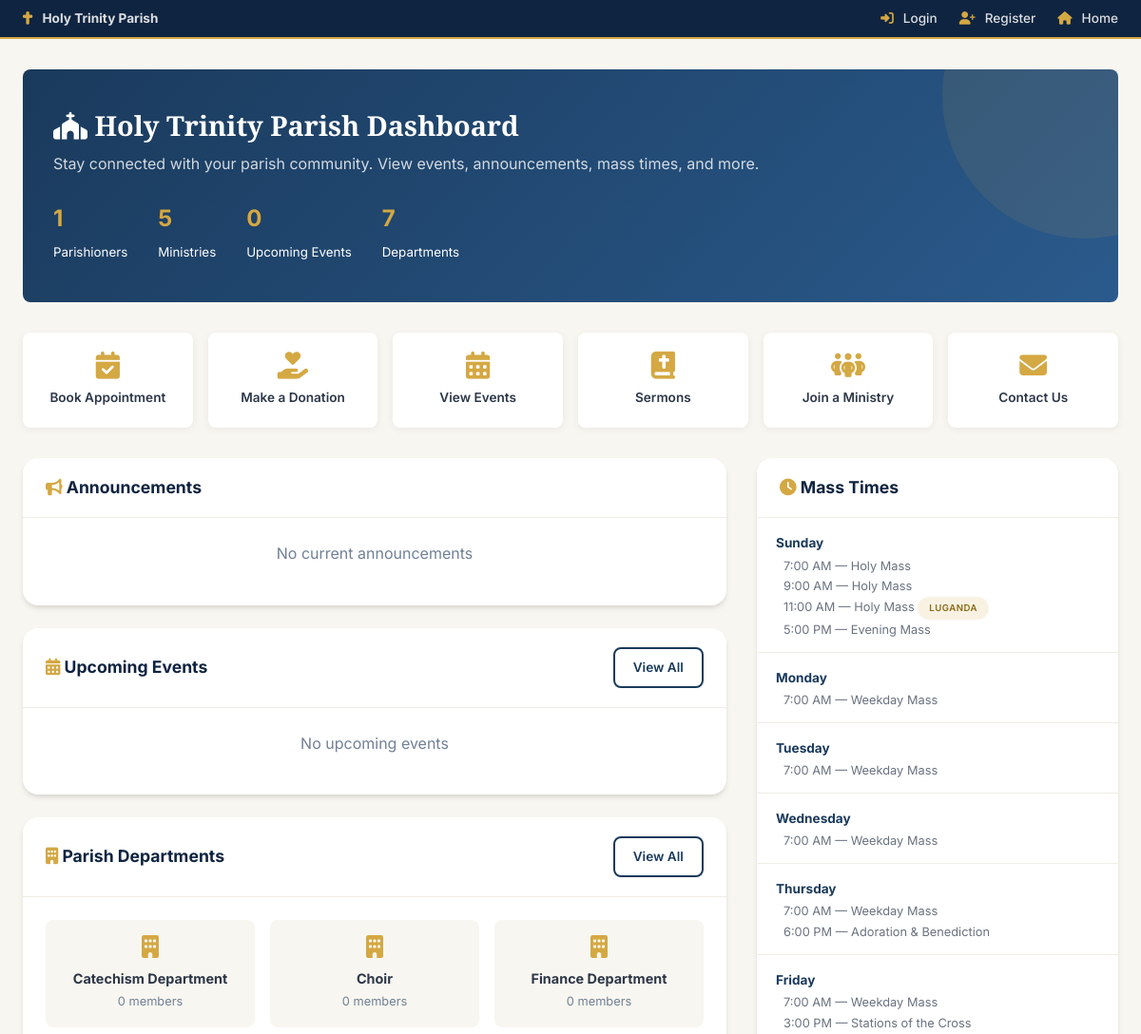
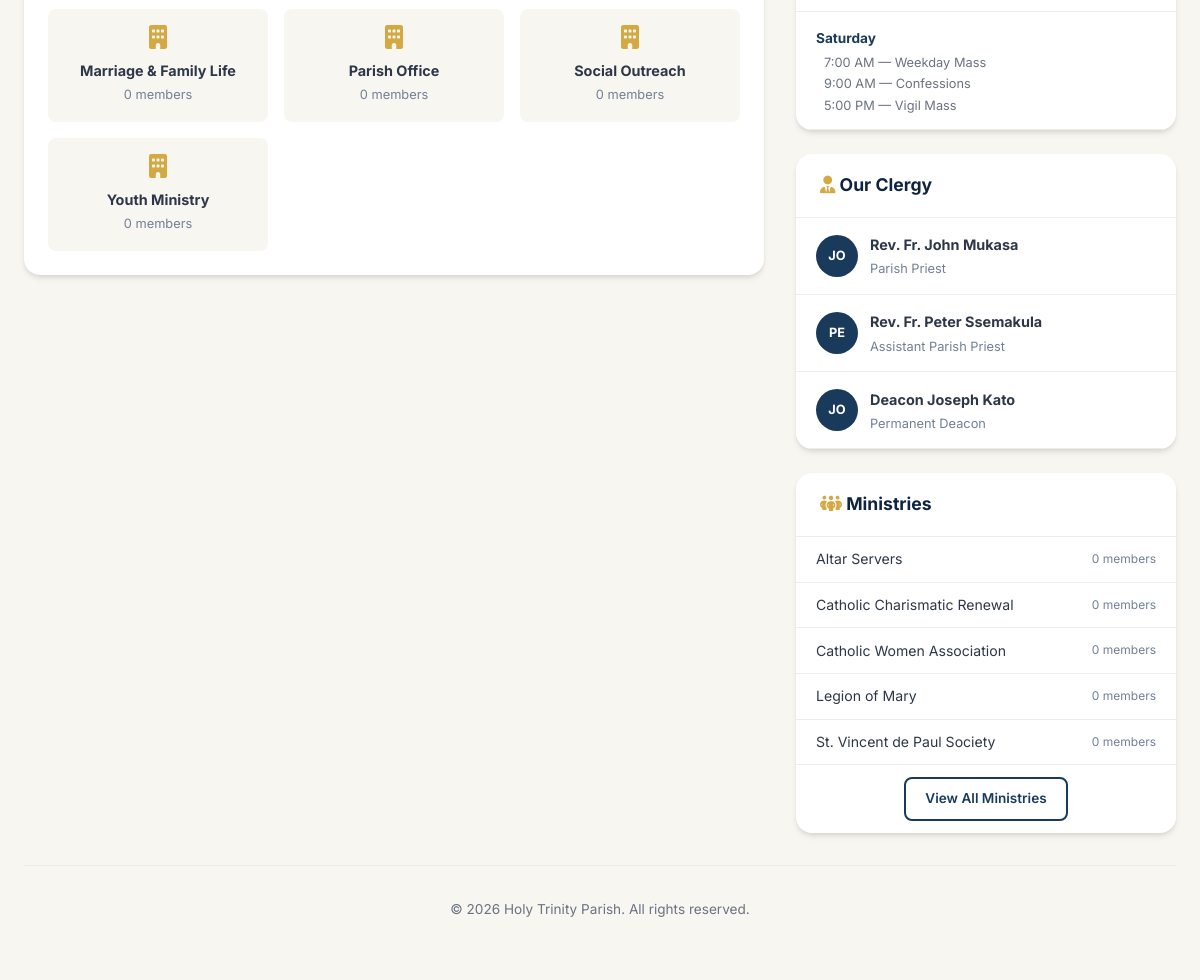
Page /pages/dashboard.php on the committed database (2 pictures, top to bottom).
### tables this page shows
CREATE TABLE departments (
    id INT AUTO_INCREMENT PRIMARY KEY,
    name VARCHAR(150) NOT NULL,
    slug VARCHAR(150) UNIQUE NOT NULL,
    description TEXT,
    head_user_id INT,
    email VARCHAR(255),
    phone VARCHAR(20),
    is_active TINYINT(1) DEFAULT 1,
    created_at TIMESTAMP DEFAULT CURRENT_TIMESTAMP,
    updated_at TIMESTAMP DEFAULT CURRENT_TIMESTAMP ON UPDATE CURRENT_TIMESTAMP,
    FOREIGN KEY (head_user_id) REFERENCES users(id) ON DELETE SET NULL
);

CREATE TABLE mass_schedules (
    id INT AUTO_INCREMENT PRIMARY KEY,
    day_of_week ENUM('Monday','Tuesday','Wednesday','Thursday','Friday','Saturday','Sunday') NOT NULL,
    time TIME NOT NULL,
    mass_type VARCHAR(100) NOT NULL,
    language VARCHAR(50) DEFAULT 'English',
    location VARCHAR(150) DEFAULT 'Main Church',
    celebrant_id INT,
    is_active TINYINT(1) DEFAULT 1,
    created_at TIMESTAMP DEFAULT CURRENT_TIMESTAMP,
    FOREIGN KEY (celebrant_id) REFERENCES clergy(id) ON DELETE SET NULL
);

CREATE TABLE clergy (
    id INT AUTO_INCREMENT PRIMARY KEY,
    user_id INT,
    title VARCHAR(50) NOT NULL,
    full_name VARCHAR(200) NOT NULL,
    position VARCHAR(150) NOT NULL,
    bio TEXT,
    photo VARCHAR(255),
    ordination_date DATE,
    appointment_date DATE,
    is_active TINYINT(1) DEFAULT 1,
    display_order INT DEFAULT 0,
    created_at TIMESTAMP DEFAULT CURRENT_TIMESTAMP,
    FOREIGN KEY (user_id) REFERENCES users(id) ON DELETE SET NULL
);

CREATE TABLE ministries (
    id INT AUTO_INCREMENT PRIMARY KEY,
    name VARCHAR(150) NOT NULL,
    description TEXT,
    leader_id INT,
    meeting_schedule VARCHAR(255),
    is_active TINYINT(1) DEFAULT 1,
    image VARCHAR(255),
    created_at TIMESTAMP DEFAULT CURRENT_TIMESTAMP,
    FOREIGN KEY (leader_id) REFERENCES users(id) ON DELETE SET NULL
);

### config/app.php (called while the page is built, shortened)
<?php
require_once APP_ROOT . '/config/database.php';
function sanitize($input) {
    return htmlspecialchars(trim($input), ENT_QUOTES, 'UTF-8');
}
function isLoggedIn() {
    return isset($_SESSION['user_id']);
}
function formatTime($time) {
    return date('g:i A', strtotime($time));
}

### config/database.php (called while the page is built, shortened)
<?php
class Database {
    private static $instance = null;
    private $connection;
    private function __construct() {
        try {
            $dsn = "mysql:host=" . DB_HOST . ";dbname=" . DB_NAME . ";charset=" . DB_CHARSET;
            $this->connection = new PDO($dsn, DB_USER, DB_PASS, [
                PDO::ATTR_ERRMODE => PDO::ERRMODE_EXCEPTION,
                PDO::ATTR_DEFAULT_FETCH_MODE => PDO::FETCH_ASSOC,
                PDO::ATTR_EMULATE_PREPARES => false,
            ]);
        } catch (PDOException $e) {
            error_log("Database connection failed: " . $e->getMessage());
            die("Database connection failed. Please try again later.");
        }
    }
    public static function getInstance() {
        if (self::$instance === null) {
            self::$instance = new self();
        }
        return self::$instance;
    }
    public function query($sql, $params = []) {
        $stmt = $this->connection->prepare($sql);
        $stmt->execute($params);
        return $stmt;
    }
    public function fetch($sql, $params = []) {
        return $this->query($sql, $params)->fetch();
    }
    public function fetchAll($sql, $params = []) {
        return $this->query($sql, $params)->fetchAll();
    }
}

### pages/dashboard.php (the view, shortened to what this page needs)
<?php
require_once __DIR__ . '/../config/app.php';
$db = Database::getInstance();
$upcomingEvents = $db->fetchAll(
    "SELECT * FROM events WHERE event_date >= CURDATE() AND status = 'published' ORDER BY event_date ASC LIMIT 6"
);
$announcements = $db->fetchAll(
    "SELECT * FROM announcements WHERE (expiry_date IS NULL OR expiry_date >= CURDATE())
     AND (publish_date IS NULL OR publish_date <= CURDATE())
     ORDER BY is_pinned DESC, priority DESC, created_at DESC LIMIT 8"
);
$massSchedule = $db->fetchAll(
    "SELECT * FROM mass_schedules WHERE is_active = 1
     ORDER BY FIELD(day_of_week, 'Sunday','Monday','Tuesday','Wednesday','Thursday','Friday','Saturday'), time ASC"
);
$clergy = $db->fetchAll("SELECT * FROM clergy WHERE is_active = 1 ORDER BY display_order");
$departments = $db->fetchAll(
    "SELECT d.*, (SELECT COUNT(*) FROM department_members WHERE department_id = d.id) as member_count
     FROM departments d WHERE d.is_active = 1 ORDER BY d.name"
);
$ministries = $db->fetchAll(
    "SELECT m.*, (SELECT COUNT(*) FROM ministry_members WHERE ministry_id = m.id) as member_count
     FROM ministries m WHERE m.is_active = 1 ORDER BY m.name"
);
$totalParishioners = $db->fetch("SELECT COUNT(*) as cnt FROM users WHERE is_active = 1")['cnt'];
$totalMinistries = $db->fetch("SELECT COUNT(*) as cnt FROM ministries WHERE is_active = 1")['cnt'];
$totalEvents = $db->fetch("SELECT COUNT(*) as cnt FROM events WHERE event_date >= CURDATE() AND status = 'published'")['cnt'];
?>
<!DOCTYPE html>
<html lang="en">
<head>
    <link rel="stylesheet" href="https://cdnjs.cloudflare.com/ajax/libs/font-awesome/6.5.1/css/all.min.css">
    <link rel="stylesheet" href="/holy-trinity/assets/css/style.css">
</head>
<body>
    <div class="top-bar">
        <div class="container top-bar-inner">
            <div class="top-bar-left">
                <span><i class="fas fa-cross" style="color:var(--gold);"></i> <strong>Holy Trinity Parish</strong></span>
            </div>
            <div class="top-bar-right">
                <?php if (isLoggedIn()): ?>
                    <a href="/holy-trinity/portal/dashboard.php" style="color:inherit; text-decoration:none;"><i class="fas fa-user"></i> My Portal</a>
                    <a href="/holy-trinity/auth/logout.php" style="color:inherit; text-decoration:none;"><i class="fas fa-sign-out-alt"></i> Logout</a>
                <?php else: ?>
                    <a href="/holy-trinity/auth/login.php" style="color:inherit; text-decoration:none;"><i class="fas fa-sign-in-alt"></i> Login</a>
                    <a href="/holy-trinity/auth/register.php" style="color:inherit; text-decoration:none;"><i class="fas fa-user-plus"></i> Register</a>
                <?php endif; ?>
                <a href="/holy-trinity/index.php" style="color:inherit; text-decoration:none;"><i class="fas fa-home"></i> Home</a>
            </div>
        </div>
    </div>
    <div style="max-width:1200px; margin:0 auto; padding:2rem 1.5rem;">
        <div class="public-dash-header">
            <h1><i class="fas fa-church"></i> Holy Trinity Parish Dashboard</h1>
            <p>Stay connected with your parish community. View events, announcements, mass times, and more.</p>
            <div style="display:flex; gap:2rem; margin-top:1.5rem;">
                <div><strong style="font-size:1.5rem; color:var(--gold);"><?= $totalParishioners ?></strong><br><small>Parishioners</small></div>
                <div><strong style="font-size:1.5rem; color:var(--gold);"><?= $totalMinistries ?></strong><br><small>Ministries</small></div>
                <div><strong style="font-size:1.5rem; color:var(--gold);"><?= $totalEvents ?></strong><br><small>Upcoming Events</small></div>
                <div><strong style="font-size:1.5rem; color:var(--gold);"><?= count($departments) ?></strong><br><small>Departments</small></div>
            </div>
        </div>
        <div class="quick-links">
            <a href="/holy-trinity/appointments/book.php" class="quick-link">
                <i class="fas fa-calendar-check"></i>
                <span>Book Appointment</span>
            </a>
            <a href="/holy-trinity/donations/donate.php" class="quick-link">
                <i class="fas fa-hand-holding-heart"></i>
                <span>Make a Donation</span>
            </a>
            <a href="/holy-trinity/pages/events.php" class="quick-link">
                <i class="fas fa-calendar-alt"></i>
                <span>View Events</span>
            </a>
            <a href="/holy-trinity/pages/sermons.php" class="quick-link">
                <i class="fas fa-bible"></i>
                <span>Sermons</span>
            </a>
            <a href="/holy-trinity/pages/ministries.php" class="quick-link">
                <i class="fas fa-people-group"></i>
                <span>Join a Ministry</span>
            </a>
            <a href="/holy-trinity/pages/contact.php" class="quick-link">
                <i class="fas fa-envelope"></i>
                <span>Contact Us</span>
            </a>
        </div>
        <div style="display:grid; grid-template-columns:1fr 380px; gap:2rem;" class="grid-2">
            <div>
                <div class="card mb-3">
                    <div class="card-header">
                        <h3><i class="fas fa-bullhorn" style="color:var(--gold);"></i> Announcements</h3>
                    </div>
                    <div class="card-body" style="padding:0;">
                        <?php if (empty($announcements)): ?>
                            <p class="text-muted text-center" style="padding:1.5rem;">No current announcements</p>
                        <?php endif; ?>
                    </div>
                </div>
                <div class="card mb-3">
                    <div class="card-header">
                        <h3><i class="fas fa-calendar-alt" style="color:var(--gold);"></i> Upcoming Events</h3>
                        <a href="/holy-trinity/pages/events.php" class="btn btn-sm btn-outline">View All</a>
                    </div>
                    <div class="card-body" style="padding:0;">
                        <?php if (empty($upcomingEvents)): ?>
                            <p class="text-muted text-center" style="padding:1.5rem;">No upcoming events</p>
                        <?php endif; ?>
                    </div>
                </div>
                <div class="card">
                    <div class="card-header">
                        <h3><i class="fas fa-building" style="color:var(--gold);"></i> Parish Departments</h3>
                        <a href="/holy-trinity/pages/departments.php" class="btn btn-sm btn-outline">View All</a>
                    </div>
                    <div class="card-body">
                        <div style="display:grid; grid-template-columns:repeat(auto-fit, minmax(200px, 1fr)); gap:1rem;">
                            <?php foreach ($departments as $d): ?>
                            <div style="padding:1rem; background:var(--off-white); border-radius:var(--radius); text-align:center;">
                                <i class="fas fa-building" style="font-size:1.5rem; color:var(--gold); margin-bottom:0.5rem; display:block;"></i>
                                <strong style="font-size:0.9rem;"><?= sanitize($d['name']) ?></strong>
                                <div class="text-muted" style="font-size:0.8rem;"><?= $d['member_count'] ?> members</div>
                            </div>
                            <?php endforeach; ?>
                        </div>
                    </div>
                </div>
            </div>
            <div>
                <div class="card mb-3">
                    <div class="card-header">
                        <h3><i class="fas fa-clock" style="color:var(--gold);"></i> Mass Times</h3>
                    </div>
                    <div class="card-body" style="padding:0;">
                        <?php
                        $grouped = [];
                        foreach ($massSchedule as $ms) $grouped[$ms['day_of_week']][] = $ms;
                        foreach ($grouped as $day => $masses):
                        ?>
                        <div style="padding:0.75rem 1.25rem; border-bottom:1px solid var(--light-gray);">
                            <strong style="font-size:0.85rem; color:var(--primary);"><?= $day ?></strong>
                            <?php foreach ($masses as $m): ?>
                                <div style="font-size:0.8rem; color:var(--gray); padding-left:0.5rem;">
                                    <?= formatTime($m['time']) ?> &mdash; <?= sanitize($m['mass_type']) ?>
                                    <?php if ($m['language'] !== 'English'): ?><span class="badge badge-gold" style="font-size:0.6rem;"><?= sanitize($m['language']) ?></span><?php endif; ?>
                                </div>
                            <?php endforeach; ?>
                        </div>
                        <?php endforeach; ?>
                    </div>
                </div>
                <div class="card mb-3">
                    <div class="card-header">
                        <h3><i class="fas fa-user-tie" style="color:var(--gold);"></i> Our Clergy</h3>
                    </div>
                    <div class="card-body" style="padding:0;">
                        <?php foreach ($clergy as $c): ?>
                        <div style="padding:0.85rem 1.25rem; border-bottom:1px solid var(--light-gray); display:flex; align-items:center; gap:0.75rem;">
                            <?php if ($c['photo']): ?>
                                <img src="/holy-trinity/uploads/clergy/<?= sanitize($c['photo']) ?>" style="width:42px; height:42px; border-radius:50%; object-fit:cover;">
                            <?php else: ?>
                                <div style="width:42px; height:42px; border-radius:50%; background:var(--primary); color:var(--white); display:flex; align-items:center; justify-content:center; font-weight:700; font-size:0.8rem;">
                                    <?= strtoupper(substr($c['full_name'],0,2)) ?>
                                </div>
                            <?php endif; ?>
                            <div>
                                <strong style="font-size:0.9rem;"><?= sanitize($c['title'] . ' ' . $c['full_name']) ?></strong>
                                <div class="text-muted" style="font-size:0.8rem;"><?= sanitize($c['position']) ?></div>
                            </div>
                        </div>
                        <?php endforeach; ?>
                    </div>
                </div>
                <div class="card">
                    <div class="card-header">
                        <h3><i class="fas fa-people-group" style="color:var(--gold);"></i> Ministries</h3>
                    </div>
                    <div class="card-body" style="padding:0;">
                        <?php foreach (array_slice($ministries, 0, 6) as $m): ?>
                        <div style="padding:0.65rem 1.25rem; border-bottom:1px solid var(--light-gray); display:flex; justify-content:space-between; align-items:center; font-size:0.88rem;">
                            <span><?= sanitize($m['name']) ?></span>
                            <span class="text-muted" style="font-size:0.75rem;"><?= $m['member_count'] ?> members</span>
                        </div>
                        <?php endforeach; ?>
                        <div style="padding:0.75rem 1.25rem; text-align:center;">
                            <a href="/holy-trinity/pages/ministries.php" class="btn btn-sm btn-outline">View All Ministries</a>
                        </div>
                    </div>
                </div>
            </div>
        </div>
        <div style="text-align:center; padding:2rem 0 1rem; color:var(--gray); font-size:0.85rem; border-top:1px solid var(--light-gray); margin-top:2rem;">
            <p>&copy; <?= date('Y') ?> Holy Trinity Parish. All rights reserved.</p>
        </div>
    </div>
</body>
</html>

### rows in the picture
departments: name "Catechism Department", member_count "0"
departments: name "Choir", member_count "0"
departments: name "Finance Department", member_count "0"
departments: name "Marriage & Family Life", member_count "0"
departments: name "Parish Office", member_count "0"
departments: name "Social Outreach", member_count "0"
departments: name "Youth Ministry", member_count "0"
mass_schedules: time "7:00 AM", mass_type "Holy Mass"
mass_schedules: time "9:00 AM", mass_type "Holy Mass"
mass_schedules: time "11:00 AM", mass_type "Holy Mass", language "LUGANDA"
mass_schedules: time "5:00 PM", mass_type "Evening Mass"
mass_schedules: time "7:00 AM", mass_type "Weekday Mass"
mass_schedules: time "7:00 AM", mass_type "Weekday Mass"
mass_schedules: time "7:00 AM", mass_type "Weekday Mass"
mass_schedules: time "7:00 AM", mass_type "Weekday Mass"
mass_schedules: time "6:00 PM", mass_type "Adoration & Benediction"
mass_schedules: time "7:00 AM", mass_type "Weekday Mass"
mass_schedules: time "3:00 PM", mass_type "Stations of the Cross"
mass_schedules: time "7:00 AM", mass_type "Weekday Mass"
mass_schedules: time "9:00 AM", mass_type "Confessions"
mass_schedules: time "5:00 PM", mass_type "Vigil Mass"
clergy: full_name "JO", title+full_name "Rev. Fr. John Mukasa", position "Parish Priest"
clergy: full_name "PE", title+full_name "Rev. Fr. Peter Ssemakula", position "Assistant Parish Priest"
clergy: full_name "JO", title+full_name "Deacon Joseph Kato", position "Permanent Deacon"
ministries: name "Altar Servers", member_count "0"
ministries: name "Catholic Charismatic Renewal", member_count "0"
ministries: name "Catholic Women Association", member_count "0"
ministries: name "Legion of Mary", member_count "0"
ministries: name "St. Vincent de Paul Society", member_count "0"

### other values in the picture
$totalParishioners "1"
$totalMinistries "5"
$totalEvents "0"
count($departments) "7"
$day "Sunday"
$day "Monday"
$day "Tuesday"
$day "Wednesday"
$day "Thursday"
$day "Friday"
$day "Saturday"
